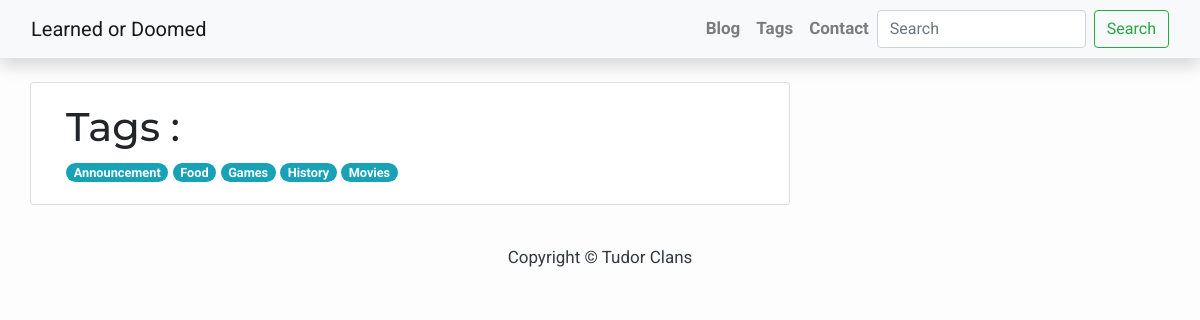
The app's page /tags/ with its own data.
### blog/models.py (models this page shows, shortened)
class Tag(models.Model):
    title = models.CharField(max_length=150)
    slug = models.SlugField(max_length=150, unique=True)
    def get_absolute_url(self):
        return reverse("tags_detail", kwargs={"slug": self.slug})
    class Meta:
        ordering = ["title"]

### blog/views.py (the view)
# urls.py: path("tags/", tags_list, name="tags_list"),
def tags_list(request):
    tags = Tag.objects.all()
    context = {
        "tags": tags,
    }
    return render(request, "blog/tags_list.html", context)

### blog/templates/blog/tags_list.html
{% extends 'base.html' %}
{% block content %}
<div class="container">
    <div class="row">
        <div class="col-md-8 mt-4 mb-4 card">
            <div class="card-body">
                <h1>Tags : </h1>
                {% for tag in  tags  %}
                <a href="{{tag.get_absolute_url}}"><span class="badge badge-pill badge-info">{{tag.title}}</span></a>
                {% endfor %}
            </div>
        </div>
    </div>
</div>
{% endblock content %}

### static/css/base.css (style rules this page uses)
h1, h2, h3, h4, h5 { font-family: 'Montserrat', sans-serif; }

### templates/base.html (style rules this page uses)
body { font-family: "Roboto", sans-serif; font-size: 17px; background-color: #fdfdfd; }

### records on screen
Tag: title "Announcement"
Tag: title "Food"
Tag: title "Games"
Tag: title "History"
Tag: title "Movies"
